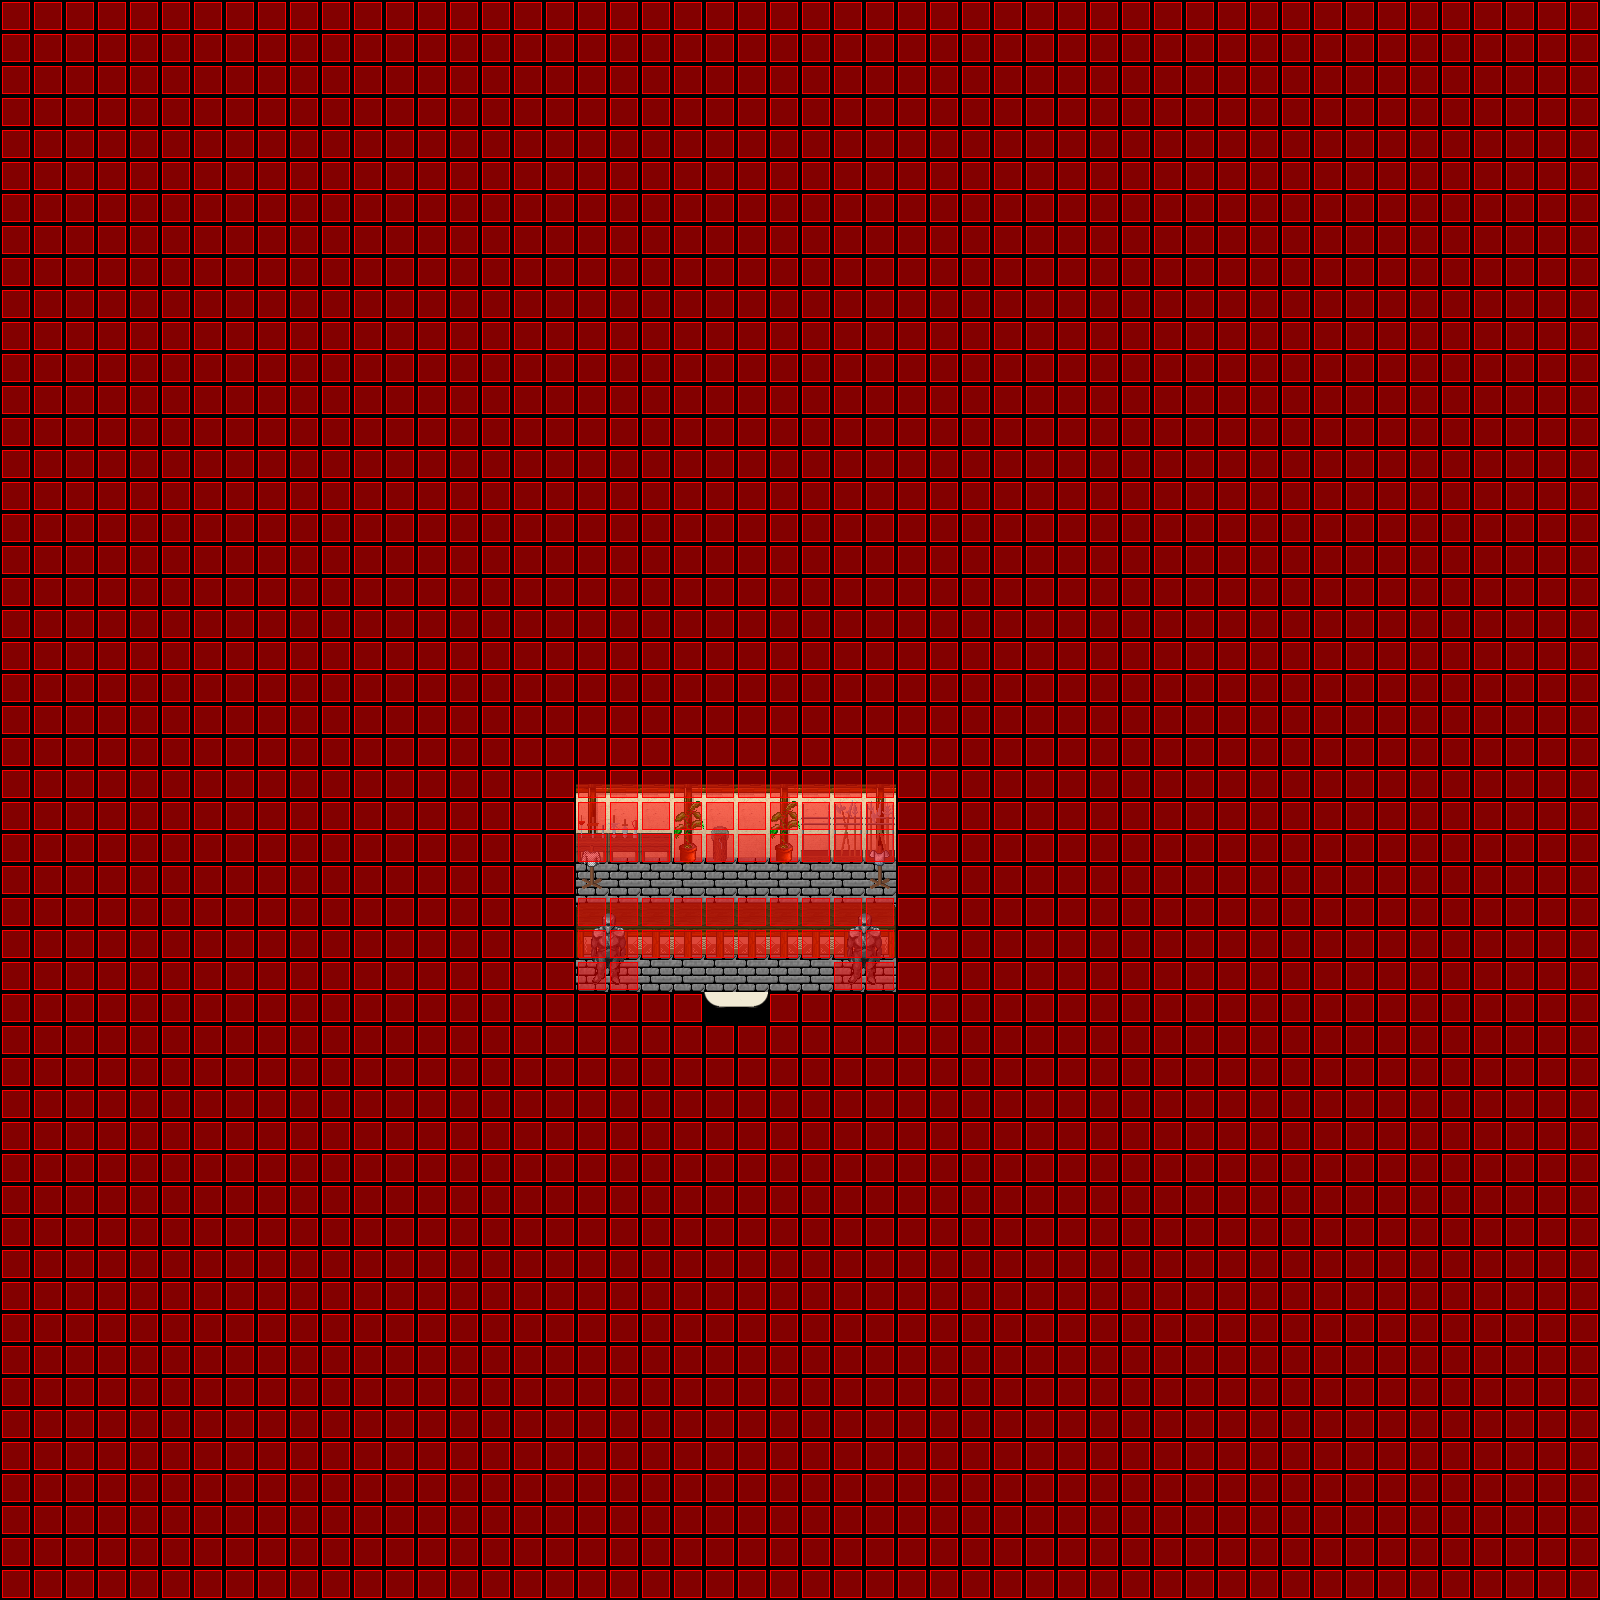

Rendered tile map (Tiled .tmx) drawn with the repository's tilesets; below, a short description and the map source with its tile grids summarised:
An orthogonal 50x50 tile map with 32x32 px tiles, 6 tile layers (Ground, Ground, Ground, Fringe, ...), 8 tilesets and 2 objects (WARP, SCRIPT).

<map version="1.0" orientation="orthogonal" width="50" height="50" tilewidth="32" tileheight="32">
 <properties>
  <property name="music" value="inside.ogg" />
 </properties>
 <tileset firstgid="1" name="collision1_32_32" tilewidth="32" tileheight="32">
  <image source="../graphics/tiles/collision1_32_32.png" width="1024" height="1024" />
 </tileset>
 <tileset firstgid="1025" name="indoor3_32_32" tilewidth="32" tileheight="32">
  <image source="../graphics/tiles/indoor3_32_32.png" width="1024" height="1024" />
 </tileset>
 <tileset firstgid="2049" name="indoor2_32_32" tilewidth="32" tileheight="32">
  <image source="../graphics/tiles/indoor2_32_32.png" width="1024" height="1024" />
 </tileset>
 <tileset firstgid="3073" name="indoor2_32_64" tilewidth="32" tileheight="64">
  <image source="../graphics/tiles/indoor2_32_64.png" width="1024" height="1024" />
 </tileset>
 <tileset firstgid="3585" name="indoor2_32_96" tilewidth="32" tileheight="96">
  <image source="../graphics/tiles/indoor2_32_96.png" width="1024" height="960" />
 </tileset>
 <tileset firstgid="3905" name="indoor1_32_64" tilewidth="32" tileheight="64">
  <image source="../graphics/tiles/indoor1_32_64.png" width="1024" height="1024" />
 </tileset>
 <tileset firstgid="4417" name="indoor1_32_96" tilewidth="32" tileheight="96">
  <image source="../graphics/tiles/indoor1_32_96.png" width="1024" height="960" />
 </tileset>
 <tileset firstgid="4737" name="indoor1_32_128" tilewidth="32" tileheight="128">
  <image source="../graphics/tiles/indoor1_32_128.png" width="1024" height="1024" />
 </tileset>
 <layer name="Ground" width="50" height="50">
  <data>[2500 cells, 2500 non-empty, 4 distinct tile ids]</data>
 </layer>
 <layer name="Ground" width="50" height="50">
  <data>[2500 cells, 30 non-empty, 6 distinct tile ids]</data>
 </layer>
 <layer name="Ground" width="50" height="50">
  <data>[2500 cells, 20 non-empty, 6 distinct tile ids]</data>
 </layer>
 <layer name="Fringe" width="50" height="50">
  <data>[2500 cells, 15 non-empty, 12 distinct tile ids]</data>
 </layer>
 <layer name="Over" width="50" height="50">
  <data>[2500 cells, 0 non-empty, 0 distinct tile ids]</data>
 </layer>
 <layer name="Collision" width="50" height="50">
  <data>[2500 cells, 2482 non-empty, 1 distinct tile ids]</data>
 </layer>
 <objectgroup name="Object" width="50" height="50">
  <object name="Warp to city" type="WARP" x="704" y="992" width="64" height="32">
   <properties>
    <property name="DEST_MAP" value="ow-n0004-p0005-o0000" />
    <property name="DEST_X" value="5040" />
    <property name="DEST_Y" value="5296" />
   </properties>
  </object>
  <object name="External Map Events" type="SCRIPT" x="52" y="44" width="24" height="80">
   <properties>
    <property name="FILENAME" value="scripts/maps/iw-burg-cedric-shop02-o00-o00-o00.lua" />
   </properties>
  </object>
 </objectgroup>
</map>
